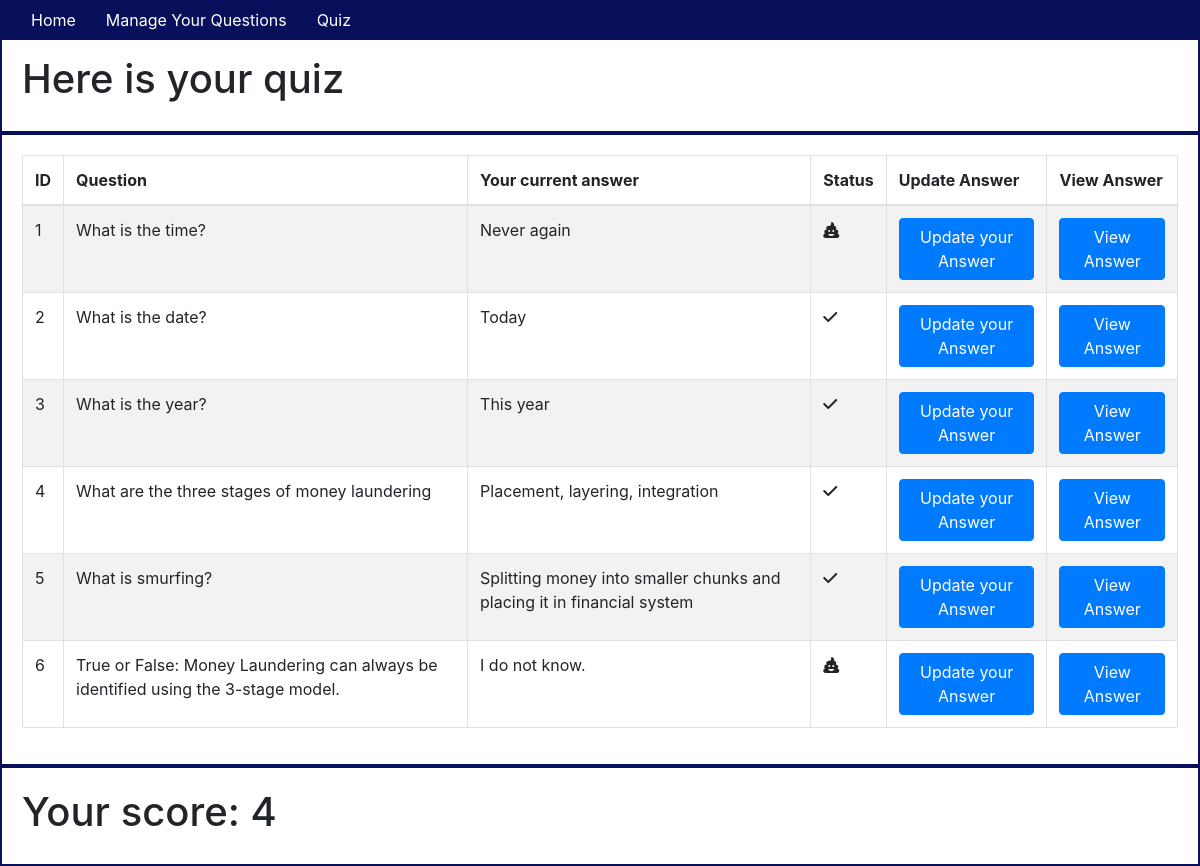
The page /quiz on the database as committed earlier.
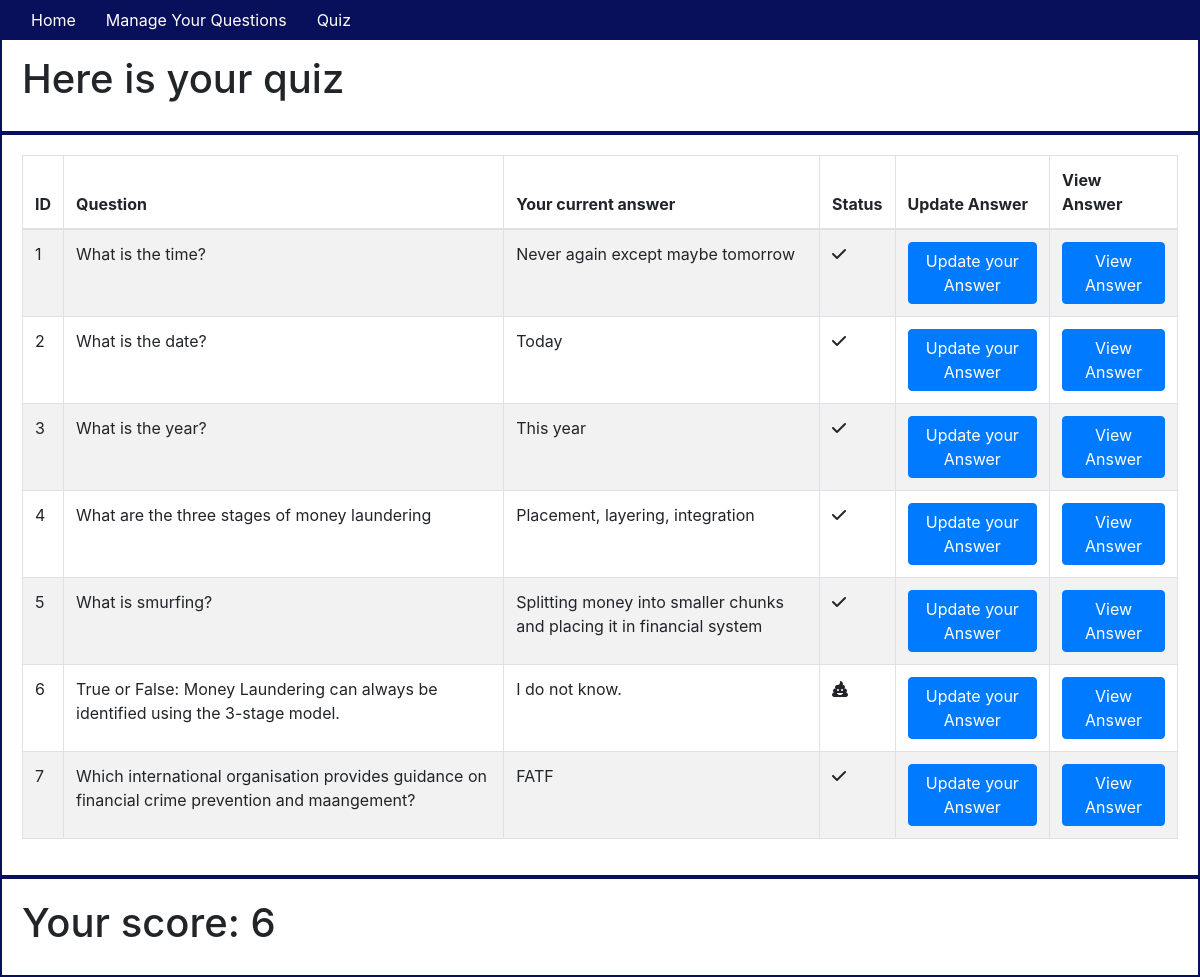
The same page on the database as committed later.
### app/models.py (models this page shows, shortened)
class Topic(db.Model):
    id = db.Column(db.Integer, primary_key=True)
    question = db.Column(db.String(64), index=True)
    answer = db.Column(db.String(64))
    user_answer = db.Column(db.String(64), default="I do not know.")

### app/routes.py (the view)
@app.route('/quiz')
def show_quiz():
    quiz = Topic.query.all()
    score=0
    for topic in quiz:
        if topic.answer == topic.user_answer:
            score +=1
    return render_template('quiz.html', quiz=quiz, score=score)

### app/templates/quiz.html (shortened to what this page needs)
{% extends "base.html" %} {% block content %}
<div class="container-fluid">
    <div class="row">
        <h1>Here is your quiz</h1>
    </div>
    <div class="row">
        <table class="table table-striped table-bordered">
            <thead>
                <th>ID</th>
                <th>Question</th>
                <th>Your current answer</th>
                <th>Status</th>
                <th>Update Answer</th>
                <th>View Answer</th>
            </thead>
            <tbody>
                {% for topic in quiz %}
                <tr>
                    <td>{{topic.id}}</td>
                    <td> {{topic.question}}</td>
                    <td> {{topic.user_answer}}</td>
                    <td>
                        {% if topic.user_answer == topic.answer %}
                        <p>
                            <i class="fas fa-check"></i></p>{% else %}
                        <i class="fas fa-poo"></i></p>
                        {% endif %}
                    </td>
                    <td>
                        <button type="button" class="btn btn-primary" data-toggle="modal" data-target="#myUpdateModal{{ topic.id }}">Update your Answer
                                </button>
                    </td>
                    <td>
                        <button type="button" class="btn btn-primary" data-toggle="modal" data-target="#myModal{{ topic.id }}">View Answer
                        </button>
                    </td>
                </tr>
                {% endfor %}
            </tbody>
        </table>
    </div>
    <div class="row">
        <h1>Your score: {{score}}</h1>
    </div>
</div>
{% endblock %}

### app/templates/base.html (shortened to what this page needs)
<!DOCTYPE html>
<html lang="en">
<head>
    <link rel="stylesheet" href="../static/css/styles.css">
    <link rel="stylesheet" href="https://stackpath.bootstrapcdn.com/bootstrap/4.4.1/css/bootstrap.min.css">
</head>
<body>
    <div class="header">
        <nav class="navbar fixed-top navbar-expand-sm">
            <div class="collapse navbar-collapse" id="navbarMenu">
                <ul class="navbar-nav">
                    <li><a href="/home">Home</a></li>
                    <li><a href="/manage">Manage Your Questions</a></li>
                    <li><a href="/quiz">Quiz</a></li>
                </ul>
            </div>
        </nav>
    </div>
    <hr> {% block content %}{% endblock %}
</body>
</html>

### app/static/css/styles.css (style rules this page uses)
nav { background-color: #080F5B; }
nav a { color: white; padding: 15px }
.navbar-nav { list-style-type: none; }
.row { padding: 20px; border: solid #080F5B 2px; }

Rows that differ between the two databases and show on the page:
changed Topic "What is the time?": user_answer "Never again" → "Never again except maybe tomorrow"
added Topic: id "7", question "Which international organisation provides guidance on financial crime prevention and maangement?", user_answer "FATF", answer "FATF" (drawn)
Other text that changed with them:
{{ score }}: "4" → "6"
